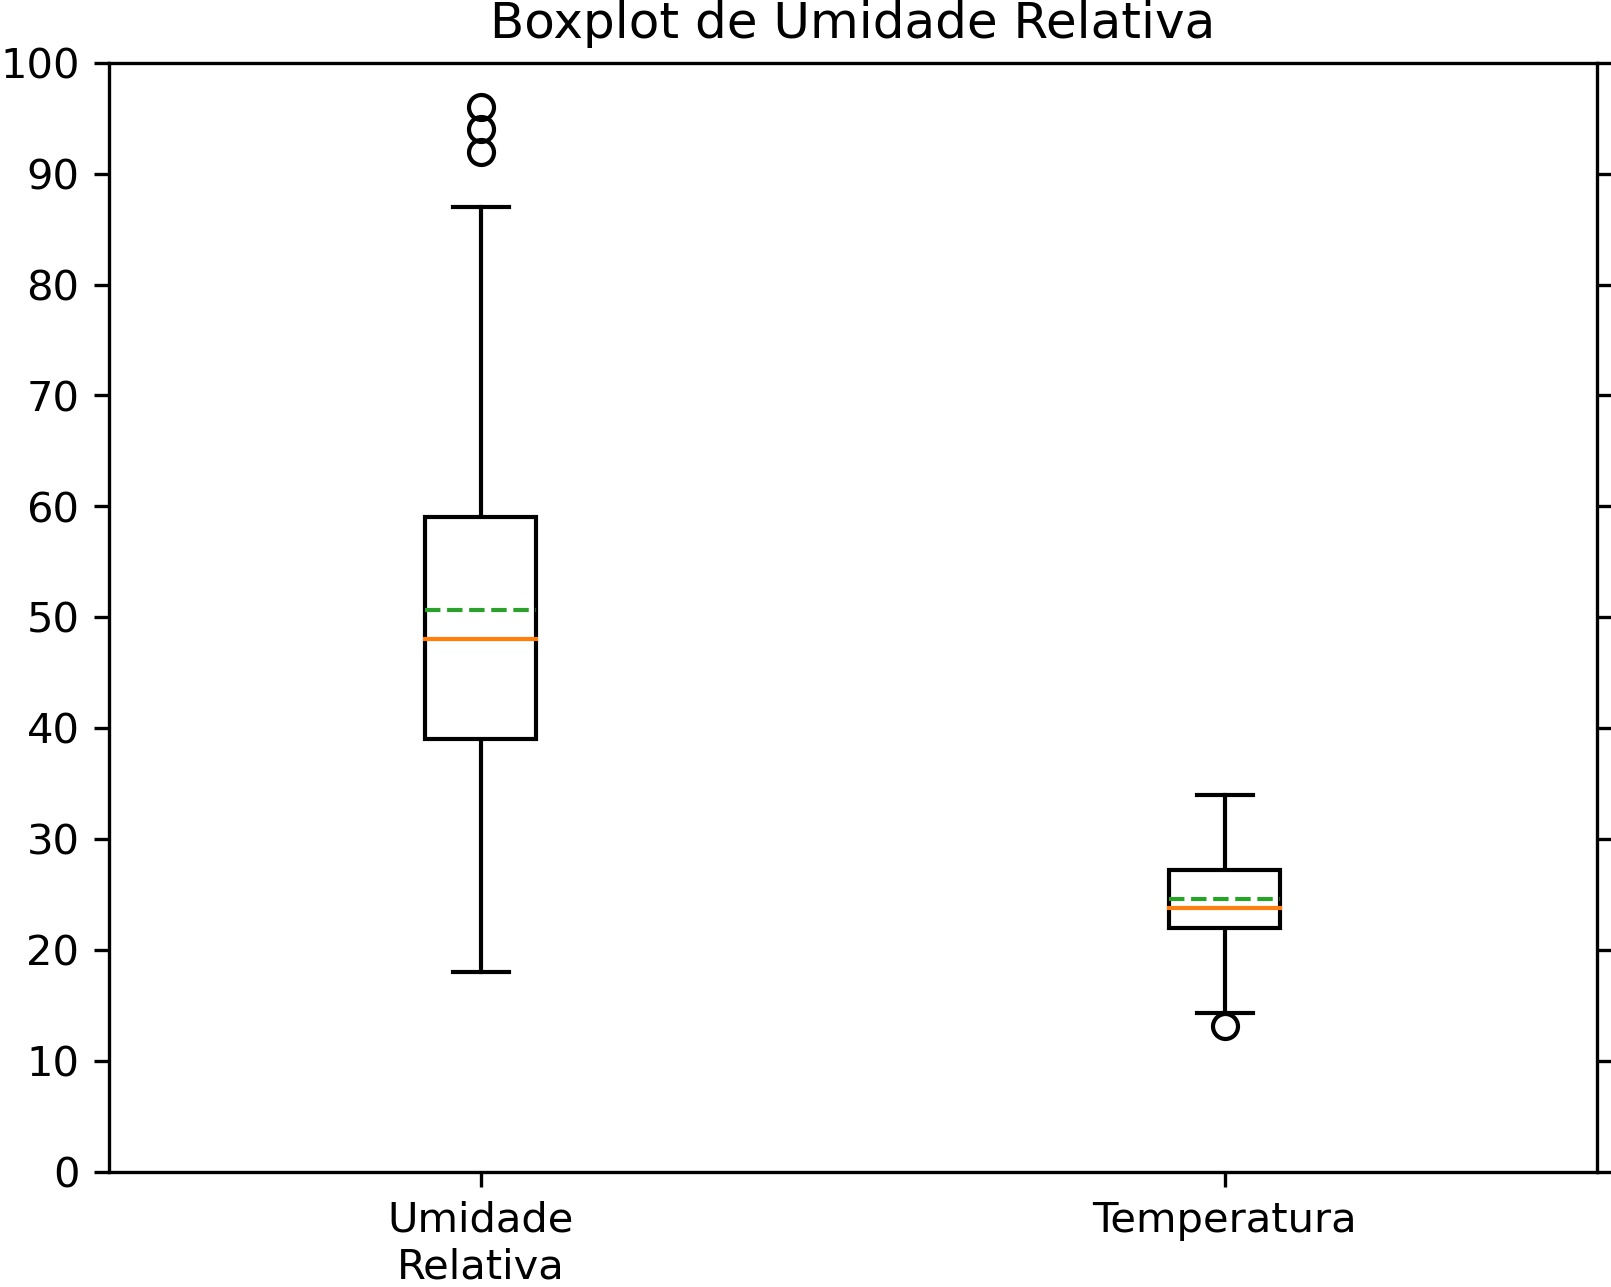

This figure's Python source:
import pandas as pd
import matplotlib.pyplot as plt
import numpy as np

df = pd.read_csv('../../../dados/texto/umidade_relativa_temperatura.txt', sep= '\t', names=['Data', 'Umidade Relativa', 'Temperatura'])

UR = df['Umidade Relativa']  # Importa os valores de umidade relativa.
TEMP = df['Temperatura']  # Importa os valores de temperatura.

plt.boxplot([UR, TEMP], showfliers=True, notch= False, patch_artist=True, showmeans=True, meanline=True, boxprops = dict(linestyle='--', linewidth=1, facecolor='white'))

# Título principal da figura.
plt.title('Boxplot de Umidade Relativa', fontsize=12)

# Formatação do eixo x.
plt.xticks(ticks=[1, 2], labels=['Umidade\nRelativa', 'Temperatura'])  # Rótulos do eixo y definido pelo usuário.

# Formatação do eixo y.
plt.ylim(0, 100)  # Mínimo e máximo valor do eixo y.
plt.yticks(ticks=range(0, 110, 10), fontsize=10)  # Rótulos do eixo y definido pelo usuário.
plt.tick_params(axis='y', right=True)  # Habilita o tickmark do eixo direito.

# Salva a figura no formato ".jpg" com dpi=300 e remove espaços excedentes.
plt.savefig('ex02.jpg', transparent=True, dpi=300, bbox_inches='tight', pad_inches=0)